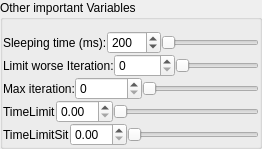
        <widget class="QGroupBox" name="groupBox_4">
         <property name="title">
          <string>Other important Variables</string>
         </property>
         <layout class="QVBoxLayout" name="verticalLayout_7">
          <property name="spacing">
           <number>0</number>
          </property>
          <property name="leftMargin">
           <number>0</number>
          </property>
          <property name="rightMargin">
           <number>0</number>
          </property>
          <property name="bottomMargin">
           <number>0</number>
          </property>
          <item>
           <widget class="QWidget" name="widget_6" native="true">
            <layout class="QHBoxLayout" name="horizontalLayout_6">
             <property name="spacing">
              <number>0</number>
             </property>
             <property name="margin">
              <number>0</number>
             </property>
             <item>
              <widget class="QLabel" name="labelSleep">
               <property name="text">
                <string>Sleeping time (ms):</string>
               </property>
              </widget>
             </item>
             <item>
              <widget class="QDoubleSpinBox" name="doubleSpinBoxSleep">
               <property name="decimals">
                <number>0</number>
               </property>
               <property name="maximum">
                <double>1000.000000000000000</double>
               </property>
               <property name="singleStep">
                <double>100.000000000000000</double>
               </property>
               <property name="value">
                <double>200.000000000000000</double>
               </property>
              </widget>
             </item>
             <item>
              <widget class="QSlider" name="horizontalSliderSleep">
               <property name="orientation">
                <enum>Qt::Horizontal</enum>
               </property>
              </widget>
             </item>
            </layout>
           </widget>
          </item>
          <item>
           <widget class="QWidget" name="widget_7" native="true">
            <layout class="QHBoxLayout" name="horizontalLayout_7">
             <property name="spacing">
              <number>0</number>
             </property>
             <property name="margin">
              <number>0</number>
             </property>
             <item>
              <widget class="QLabel" name="labelMaxIter">
               <property name="toolTip">
                <string>this variable allow the algorithm to stop when X conf with higher cost are found</string>
               </property>
               <property name="text">
                <string>Limit worse Iteration:</string>
               </property>
              </widget>
             </item>
             <item>
              <widget class="QDoubleSpinBox" name="doubleSpinBoxMaxIter">
               <property name="decimals">
                <number>0</number>
               </property>
               <property name="maximum">
                <double>50000.000000000000000</double>
               </property>
              </widget>
             </item>
             <item>
              <widget class="QSlider" name="horizontalSliderMaxIter">
               <property name="maximum">
                <number>100</number>
               </property>
               <property name="orientation">
                <enum>Qt::Horizontal</enum>
               </property>
              </widget>
             </item>
            </layout>
           </widget>
          </item>
          <item>
           <widget class="QWidget" name="widget_8" native="true">
            <layout class="QHBoxLayout" name="horizontalLayout_8">
             <property name="spacing">
              <number>0</number>
             </property>
             <property name="margin">
              <number>0</number>
             </property>
             <item>
              <widget class="QLabel" name="labelTotMaxIter">
               <property name="toolTip">
                <string>maximum number of iteration</string>
               </property>
               <property name="text">
                <string>Max iteration:</string>
               </property>
              </widget>
             </item>
             <item>
              <widget class="QDoubleSpinBox" name="doubleSpinBoxTotMaxIter">
               <property name="decimals">
                <number>0</number>
               </property>
               <property name="maximum">
                <double>500000.000000000000000</double>
               </property>
               <property name="singleStep">
                <double>100.000000000000000</double>
               </property>
              </widget>
             </item>
             <item>
              <widget class="QSlider" name="horizontalSliderTotMaxIter">
               <property name="maximum">
                <number>10000</number>
               </property>
               <property name="singleStep">
                <number>100</number>
               </property>
               <property name="orientation">
                <enum>Qt::Horizontal</enum>
               </property>
              </widget>
             </item>
            </layout>
           </widget>
          </item>
          <item>
           <widget class="QWidget" name="widget_25" native="true">
            <layout class="QHBoxLayout" name="horizontalLayout_25">
             <property name="spacing">
              <number>0</number>
             </property>
             <property name="margin">
              <number>0</number>
             </property>
             <item>
              <widget class="QLabel" name="label">
               <property name="text">
                <string>TimeLimit</string>
               </property>
              </widget>
             </item>
             <item>
              <widget class="QDoubleSpinBox" name="doubleSpinBoxTimeLimit"/>
             </item>
             <item>
              <widget class="QSlider" name="horizontalSliderTimeLimit">
               <property name="orientation">
                <enum>Qt::Horizontal</enum>
               </property>
              </widget>
             </item>
            </layout>
           </widget>
          </item>
          <item>
           <widget class="QWidget" name="widget_26" native="true">
            <layout class="QHBoxLayout" name="horizontalLayout_26">
             <property name="spacing">
              <number>0</number>
             </property>
             <property name="margin">
              <number>0</number>
             </property>
             <item>
              <widget class="QLabel" name="label_4">
               <property name="text">
                <string>TimeLimitSit</string>
               </property>
              </widget>
             </item>
             <item>
              <widget class="QDoubleSpinBox" name="doubleSpinBoxTimeLimitSit"/>
             </item>
             <item>
              <widget class="QSlider" name="horizontalSliderTimeLimitSit">
               <property name="orientation">
                <enum>Qt::Horizontal</enum>
               </property>
              </widget>
             </item>
            </layout>
           </widget>
          </item>
         </layout>
        </widget>
